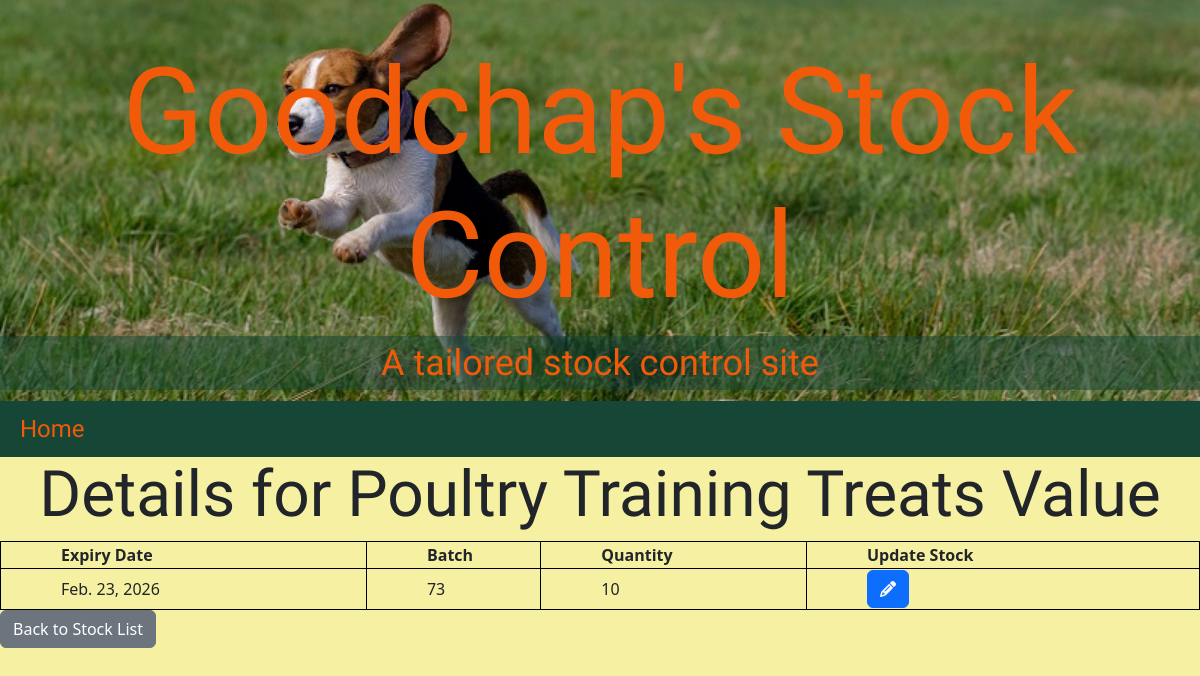
The page /stock/Poultry Training Treats Value/ on the database its author committed.
### stock/models.py (models this page shows, shortened)
class PackedStock(models.Model):
    category = models.CharField(max_length=20)
    name = models.CharField(max_length=50)
    weight = models.IntegerField()
    label = models.CharField(max_length=20)
    origin_stock = models.CharField(max_length=20)
    quantity = models.IntegerField(default=0)
    expiry_date = models.DateField()
    batch = models.IntegerField()

### stock/views.py (the view)
# urls.py: path('stock/<str:treat_name>/', views.stock_detail,
def stock_detail(request, treat_name):
    print("DEBUG: treat_name in view:", treat_name)
    detailed_stock = (
        PackedStock.objects.filter(name=treat_name)
        .values('expiry_date', 'batch')
        .annotate(
            total_quantity=Sum('quantity'),
            name=Max('name'),
            category=Max('category'),
            weight=Max('weight'),
            label=Max('label'),
            origin_stock=Max('origin_stock'),
        )
        .order_by('expiry_date', 'batch')
    )
    form = AddStockDetailForm()
    return render(request, 'stock/stock_detail.html', {
        'treat_name': treat_name,
        'detailed_stock': detailed_stock,
        'form' : form
    })

### stock/templates/stock/stock_detail.html (shortened to what this page needs)
{% extends "base.html" %}
{% load static %}
{% block content %}
  <h2>Details for {{ treat_name }}</h2>
  <table class="stock_table">
    <thead>
      <tr>
        <th>Expiry Date</th>
        <th>Batch</th>
        <th>Quantity</th>
        <th>Update Stock</th>
      </tr>
    </thead>
    <tbody>
      {% for detail in detailed_stock %}
        <tr>
          <td>{{ detail.expiry_date }}</td>
          <td>{{ detail.batch }}</td>
          <td class="total_quantity">{{ detail.total_quantity }}</td>
          <td>
            <button type="button" class="btn btn-primary" data-bs-toggle="modal" data-bs-target="#addStockDetailModal"
                    data-item-id="{{ detail.id }}"
                    data-item-category="{{ detail.category }}"
                    data-item-name="{{ detail.name }}"
                    data-item-weight="{{ detail.weight }}"
                    data-item-label="{{ detail.label }}"
                    data-item-origin-stock="{{ detail.origin_stock }}"
                    data-item-expiry-date="{{ detail.expiry_date|date:'Y-m-d' }}"
                    data-item-batch="{{ detail.batch }}">
                    <i class="fa fa-pencil" aria-hidden="true"></i>
                </button>
          </td>
        </tr>
      {% empty %}
        <tr>
          <td colspan="5">No detailed stock available for this treat.</td>
        </tr>
      {% endfor %}
    </tbody>
  </table>
  <a href="{% url 'stock' %}" class="btn btn-secondary">Back to Stock List</a>
{% endblock %}

### static/css/style.css (style rules this page uses)
body { background-color: #F6F0A2; }
h2 { font-family: 'Black And White Picture', sans-serif; font-size: 4em; text-align: center; vertical-align: baseline; }
body { min-height: 100vh; display: flex; flex-direction: column; }
th, td { border: 1px solid black; padding-left: 5%; }
.stock_table { width: 100%; }

### rows shown on the page
PackedStock: name "Poultry Training Treats Value", expiry_date "Feb. 23, 2026", batch "73", total_quantity "10"
